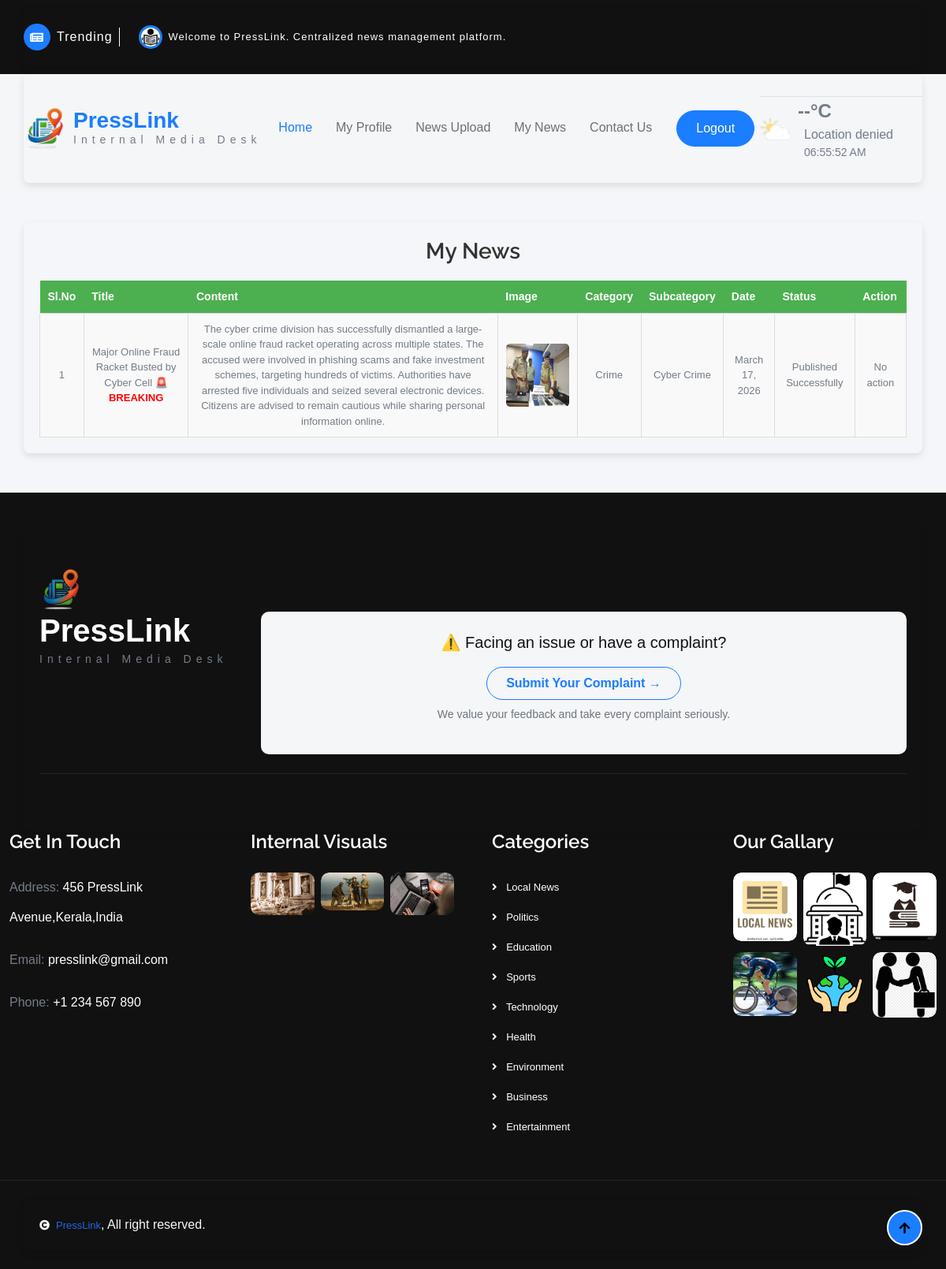
/Reporter/MyNews/ (signed in), run on the app's committed database.
### Reporter/models.py (models this page shows)
class tbl_news(models.Model):
    news_title=models.CharField(max_length=50)
    news_content=models.CharField(max_length=50)
    news_image=models.FileField(upload_to="Assets/news/")
    news_date=models.DateField(auto_now_add=True)
    news_status=models.IntegerField(default=0)
    subcategory=models.ForeignKey(tbl_subcategory,on_delete=models.CASCADE,null=True)
    user=models.ForeignKey(tbl_user,on_delete=models.CASCADE,null=True)
    reporter=models.ForeignKey(tbl_reporter,on_delete=models.CASCADE,null=True)
    verifier=models.ForeignKey(tbl_verifier,on_delete=models.CASCADE,null=True)
    editor=models.ForeignKey('Admin.tbl_editor', on_delete=models.SET_NULL, null=True, blank=True)
    breaking = models.IntegerField(default=0)
    news_amount = models.IntegerField(null=True, blank=True)

### Admin/models.py (models this page shows)
class tbl_subcategory(models.Model):
    subcategory_name=models.CharField(max_length=50)
    category=models.ForeignKey(tbl_category,on_delete=models.CASCADE)

class tbl_category(models.Model):
    category_name=models.CharField(max_length=50)

### Reporter/views.py (the view)
# urls.py: path("MyNews/", views.MyNews, name="MyNews"),
def MyNews(request):
    if "Rid" in request.session:
        newsdata = tbl_news.objects.filter(reporter=request.session['Rid'])
        return render(request, 'Reporter/MyNews.html', {'newsdata': newsdata})
    return redirect("Guest:Login")

### Reporter/Templates/Reporter/MyNews.html (shortened to what this page needs)
{% extends 'Reporter/Header.html' %}
{% block content %}
<div class="container">
    <h3>My News</h3>
    <table>
        <tr>
            <th>Sl.No</th>
            <th>Title</th>
            <th>Content</th>
            <th>Image</th>
            <th>Category</th>
            <th>Subcategory</th>
            <th>Date</th>
            <th>Status</th>
            <th>Action</th>
        </tr>
        {% for i in newsdata %}
        <tr>
            <td>{{ forloop.counter }}</td>
            <td>
                {{ i.news_title }}
                {% if i.breaking == 1 %}
                <span class="breaking">🚨 BREAKING</span>
                {% endif %}
            </td>
            <td>{{ i.news_content }}</td>
            <td>
                {% if i.news_image %}
                <img src="{{ i.news_image.url }}" width="80" height="80">
                {% else %}
                No Image
                {% endif %}
            </td>
            <td>{{ i.subcategory.category.category_name }}</td>
            <td>{{ i.subcategory.subcategory_name }}</td>
            <td>{{ i.news_date }}</td>
             <td>
            {% if i.news_status == 0 %}
            Waiting for Verification
            {% elif i.news_status == 1 %}
            Verified - Waiting for Admin Amount
            {% elif i.news_status == 2 %}
            Rejected by Verifier
            {% elif i.news_status == 6 %}
            Verified- Waiting for Editor
            {% elif i.news_status == 7 %}
            Editing by Editor
            {% elif i.news_status == 8 %}
            Edited - Please Confirm Edits
            {% elif i.news_status == 9 %}
            Edits Confirmed - Waiting for Publish
            {% elif i.news_status == 10 %}
            Published Successfully
            {% endif %}
        </td>
            <td>
                {% if i.news_status == 8 %}
                <a href="{% url 'Reporter:ConfirmEdits' i.id %}">Confirm</a> |
                <a href="{% url 'Reporter:ViewUpdatesR' i.id %}">Remarks</a><br> |
                <a href="{% url 'Reporter:EditNews' i.id %}">Edit Again</a>
                {% elif i.news_status == 0 or i.news_status == 1 or i.news_status == 2 %}
                <a href="{% url 'Reporter:EditNews' i.id %}">Edit</a> |
                <a href="{% url 'Reporter:delnews' i.id %}">Delete</a>
                {% else %}
                No action
                {% endif %}
            </td>
        </tr>
        {% empty %}
        <tr>
            <td colspan="9" class="empty">No News Found</td>
        </tr>
        {% endfor %}
    </table>
</div>
{% endblock %}

### Reporter/Templates/Reporter/MyNews.html (style rules this page uses)
body { font-family: Arial, sans-serif; background: #f4f6f9; }
.container { padding: 20px; border-radius: 8px; box-shadow: 0 4px 10px rgba(0,0,0,0.1); }
h3 { text-align: center; margin-bottom: 20px; color: #333; }
table { width: 100%; border-collapse: collapse; }
th { background: #4CAF50; color: white; padding: 10px; font-size: 14px; }
td { border: 1px solid #ddd; padding: 10px; text-align: center; font-size: 13px; }
tr:nth-child(even) { background: #f9f9f9; }
img { border-radius: 5px; }
.breaking { color: red; font-weight: bold; }

### data on the page
tbl_news: news_title "Major Online Fraud Racket Busted by Cyber Cell", breaking "🚨 BREAKING", news_content "The cyber crime division has successfully dismantled a large-scale online fraud racket operating across multiple states. The accused were involved in phishing scams and fake investment schemes, targeting hundreds of victims. Authorities have arrested five individuals and seized several electronic devices. Citizens are advised to remain cautious while sharing personal information online.", news_image (picture), subcategory.category.category_name "Crime", subcategory.subcategory_name "Cyber Crime", news_date "March 17, 2026", news_status "Published Successfully"
